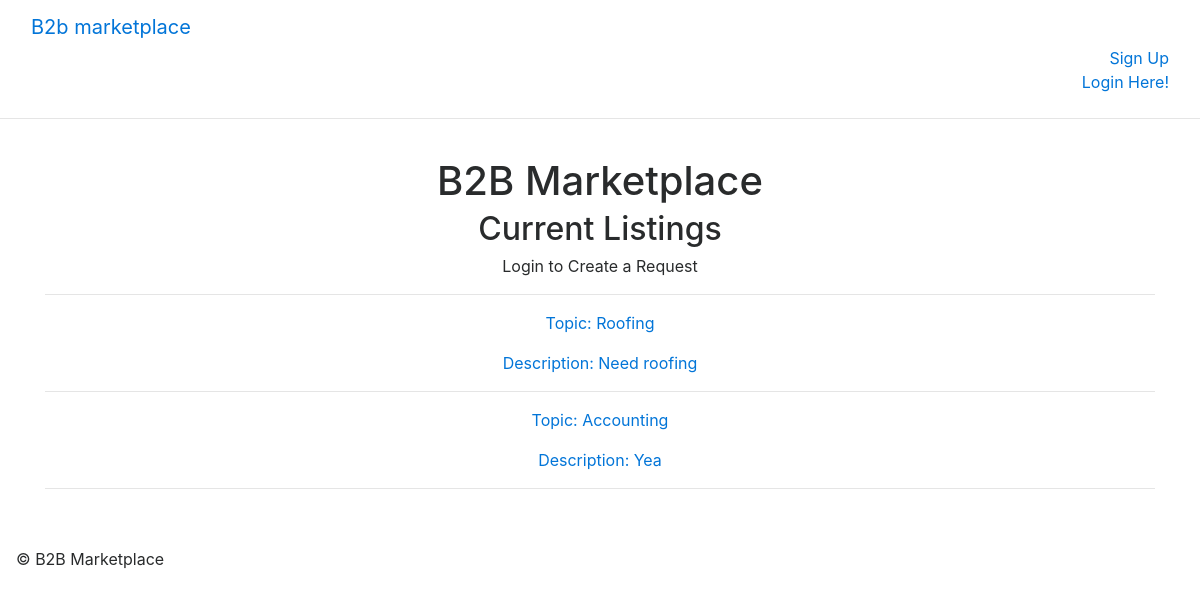
The app's page /, older data.
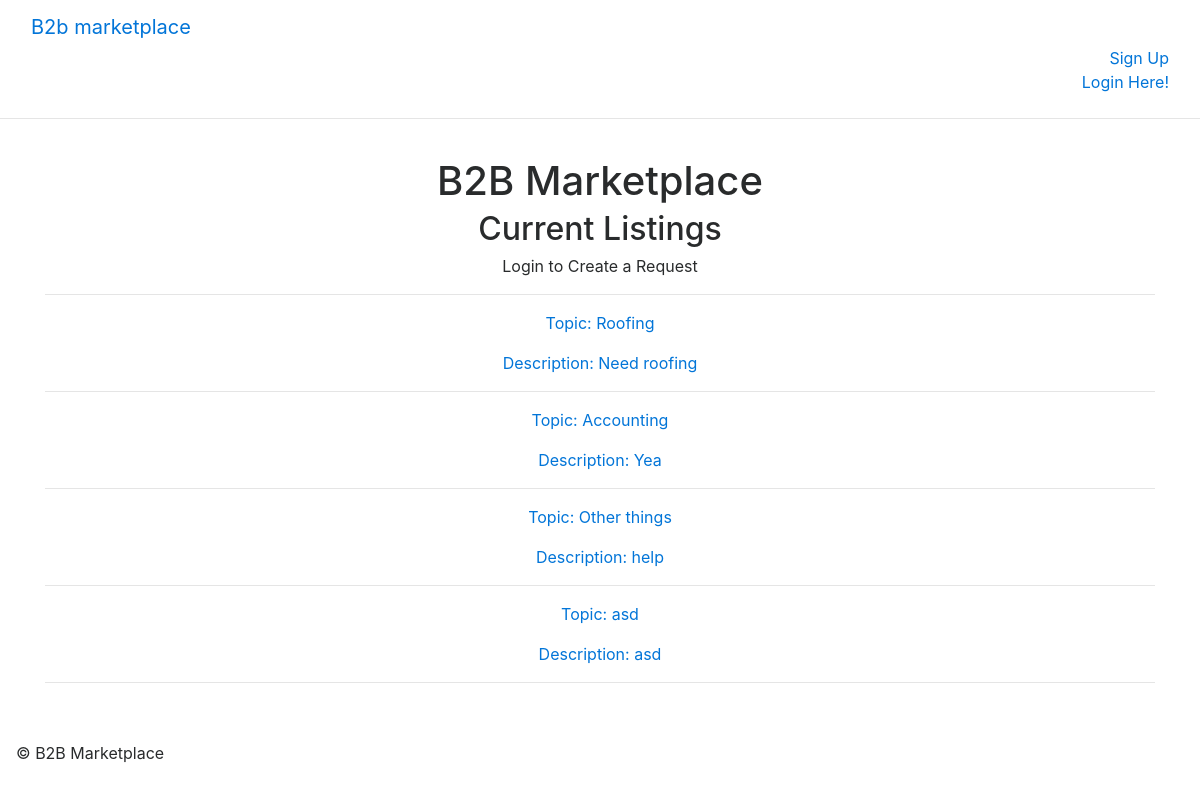
The same page, newer data.
### main_app/models.py (models this page shows, shortened)
class Listing(models.Model):
    user = models.ForeignKey(User)
    topic = models.CharField(max_length=100)
    description = models.CharField(max_length=100)
    budget = models.DecimalField(max_digits=10, decimal_places=2)
    location = models.CharField(max_length=50)
    requirement1 = models.CharField(max_length=50)
    requirement2 = models.CharField(max_length=50)
    requirement3 = models.CharField(max_length=50)
    date = models.DateField(default=datetime.now, blank=True)

### main_app/views.py (the view)
# urls.py: url(r'^$', views.index, name="index"),
def index(request):
    listings = Listing.objects.all()
    form = ListingForm()
    return render(request, 'index.html', {'listings': listings, 'form':form})

### main_app/templates/index.html (shortened to what this page needs)
{% extends 'base.html' %}
{% load staticfiles %}
  {% block content %}
    <div <class="header-content">
      <div class="header-content-inner">
        <h1 class="header-name"> B2B Marketplace </h1>
      </div>
    </div>
  <h2> Current Listings</h2>
  {% if not user.is_authenticated %}
  <p> Login to Create a Request
    <hr>
  {% endif %}
  {% for listing in listings %}
        <a class="text-center" href="/{{listing.id}}">
          <p>Topic: {{ listing.topic }}</p>
          <p>Description: {{listing.description}}</p>
        </a>
    <hr />
  {% endfor %}
{% endblock %}

### main_app/templates/base.html (shortened to what this page needs)
{% load staticfiles%}
<!DOCTYPE html>
<html>
  <head>
    <link rel="stylesheet" type="text/css" href="{% static 'bootstrap.min.css' %}" />
    <link rel="stylesheet" type="text/css" href="{% static 'bootstrap-grid.min.css' %}" />
    <link rel="stylesheet" type="text/css" href="{% static 'style.css' %}" />
  </head>
  <body>
    <div class="container-fluid">
      <nav class="navbar navbar-default">
        <div class="navbar-header">
          <a class="navbar-brand" href="/">B2b marketplace</a>
        </div>
        <div id="navbar" class="navbar-collapse">
          <ul class="nav navbar-nav navbar-right text-right">
           {% if not user.is_authenticated %}
              <li><a href="/">Sign Up</a></li>
              <li><a href="{% url 'login' %}">Login Here!</a></li>
           {% else %}
              <li><a href="{% url 'profile' user.username %}">Hello, {{ user.username }}!</a> </li>
              <li>  <a href="{% url 'post_listing' %}">Create a new Request</a></li>
              <li><a href="{% url 'logout' %}">Logout</a></li>
          </ul>
           {% endif %}
        </div>
      </div>
  <hr>
    <div class="container">
      <div class="row">
        <div class="col-lg-12 text-center">
          {% block content %}
          {% endblock %}
        </div>
      </div>
    </div>
</body>
<footer>
  <div class= "navbar navbar-static-bottom" role="navigation">
      <div class="navbar-text pull-left">
      </div>
      <div class= "navbar-text pull-right">
      </div>
      <div class="navbar-text pull-left">
      &copy; B2B Marketplace
      </div>
  </div>
</footer>
</body>
</html>

Row changes from the older to the newer data that the page shows:
added Listing: topic "Other things", description "help"
added Listing: topic "asd", description "asd"
